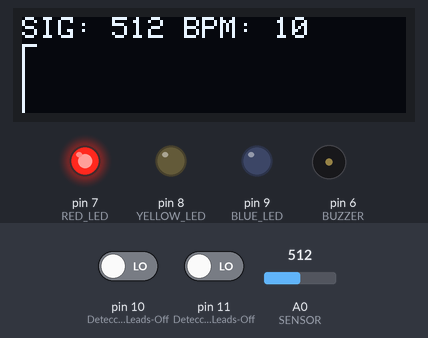
Bench run of a sketch on a simulated Arduino Uno, built with avr-gcc and run on an emulated ATmega328P. Shown: 128×32 one-colour display, output pins drawn as LEDs (lit = HIGH), buzzer (waves = sounding). The test bench sets the inputs (shaded band); at power-on: pin 10 (Detección_Leads-Off) LOW, A0 (SENSOR) = 512, pin 11 (Detección_Leads-Off) LOW. What the sketch prints to the serial monitor is not drawn.

Above: at 1.2 s.
1.3 s: pin 10 (Detección_Leads-Off) driven HIGH
At 2.93 s:
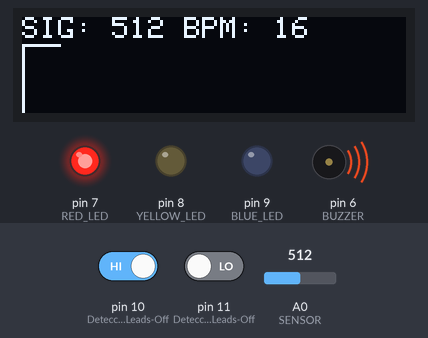
3.5 s: pin 10 (Detección_Leads-Off) driven LOW
At 4.74 s:
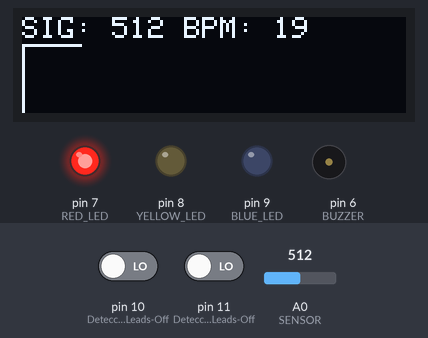
5.8 s: A0 (SENSOR) set to 349
At 6.24 s:
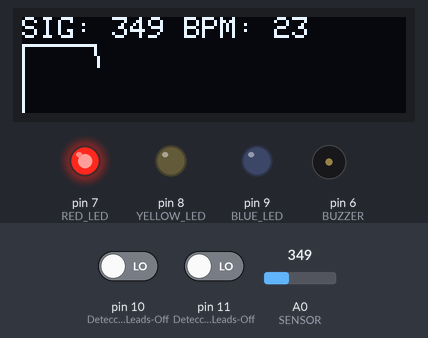
7.5 s: A0 (SENSOR) set to 323
At 7.63 s:
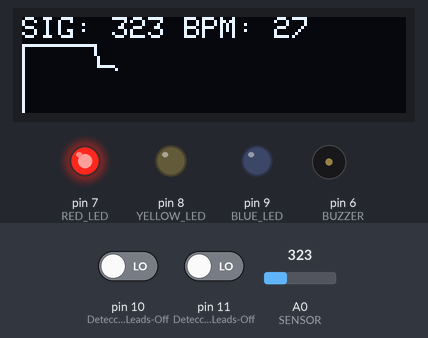
9.0 s: pin 11 (Detección_Leads-Off) driven HIGH
At 18.21 s:
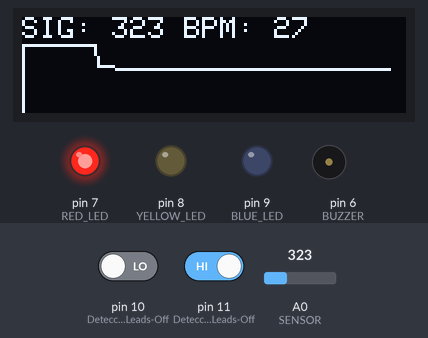
Timing chart, 0 to 19.7 s (numbered marks = the images above; inputs shaded):
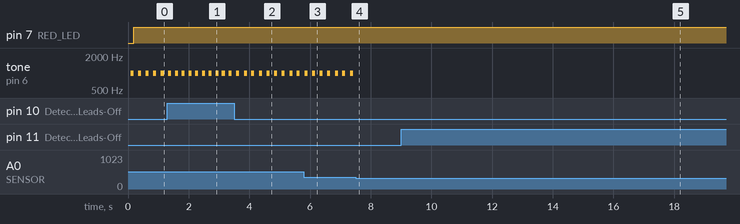

The sketch:

ad8232_oled.ino
```cpp
// Librerias para el Display
// #include <SPI.h>
#include <Wire.h>
#include <Adafruit_GFX.h>
#include <Adafruit_SSD1306.h>

#define SCREEN_WIDTH 128  // Ancho de la pantalla, en pixeles
#define SCREEN_HEIGHT 32  // Alto de la pantalla, en pixeles
#define OLED_RESET -1
#define SCREEN_ADDRESS 0x3C  // 0x3D para 128x64, 0x3C para 128x32
Adafruit_SSD1306 display(SCREEN_WIDTH, SCREEN_HEIGHT, &Wire, OLED_RESET);

#define SENSOR A0  // Pin de lectura del sensor AD8232

#define BUZZER 6
#define RED_LED 7
#define YELLOW_LED 8
#define BLUE_LED 9

int sensorValue;             // Valor del sensor
int mappedValue;             // Valor del sensor limitado entre 0 a 45
int bpm = 0;                 // Pulsaciones por minuto (BPM), un promedio sacado de todos los registros en el arrelo
int threshold = 338;         // Umbral (valor de la señal del sensor donde ocurre el pico R)
bool belowThreshold = true;  // Bandera para indicar si las lecturas no han superado el umbral

long old_beat_time = 0;  // Tiempo previo donde ocurrió el pico
int beatIndex;           // Utilizado para ingresar lecturas de BPM actuales en este indice en el arreglo
int beats[100];          // Arreglo para almacenar resultados de BPM para el cálculo del promedio

int prev_x = 0;   // Valor previo de coordenadas X
int curr_x = 0;   // Valor actual de coordenadas X
int prev_y = 60;  // Valor previo de coordenadas Y
int curr_y = 0;   // Valor actual de coordenadas Y

void setup() {
  //Inicializar comunicación seríal
  Serial.begin(9600);

  // SSD1306_SWITCHCAPVCC = generate display voltage from 3.3V internally
  if (!display.begin(SSD1306_SWITCHCAPVCC, SCREEN_ADDRESS)) {
    Serial.println(F("SSD1306 allocation failed"));
    for (;;)
      ;  // Don't proceed, loop forever
  }
  pinMode(10, INPUT);  // Detección Leads-Off (LO +)
  pinMode(11, INPUT);  // Detección Leads-Off (LO -)
  pinMode(BUZZER, OUTPUT);
  pinMode(RED_LED, OUTPUT);
  pinMode(YELLOW_LED, OUTPUT);
  pinMode(BLUE_LED, OUTPUT);

  display.setTextSize(1);               // Por defecto la letra es de 6x8 px (1), (2) significa 12x16, etc.
  display.setTextColor(SSD1306_WHITE);  // Color de texto
  display.clearDisplay();               // Limpiar la pantalla
}

void loop() {
  if (digitalRead(10) == 1 || digitalRead(11) == 1) {
    Serial.println('!');
  } else {
    sensorValue = analogRead(SENSOR);
    Serial.println(sensorValue);

    display.display();
    display.setCursor(30, 0);
    display.setTextColor(WHITE, BLACK);
    display.print("   ");
    display.display();
    display.setCursor(0, 0);
    display.print("SIG: ");
    display.setCursor(30, 0);
    display.print(sensorValue);
  }

  mappedValue = map(sensorValue, 0, 1024, 0, 45);  // Convertir el valor de la señal [0-1024) hasta el área vertical asignada a la gráfica [0px-45px)

  curr_y = 31 - mappedValue;  // Invertir la gráfica, porque las coordenadas del display comienzan en la esquina superior izquierda

  // Si la posisción actual de la línea (curr_x) se sale de los margenes del display (0-127), resetear estos valores y limpiar la pantalla
  if (curr_x >= 128) {
    curr_x = 0;
    prev_x = 0;
    display.clearDisplay();
  }

  // Dibujar una linea entre los dos puntos (previo [prev] y actual [curr])
  display.drawLine(prev_x, prev_y, curr_x, curr_y, WHITE);
  prev_x = curr_x;  // Establecer la posición previa de x en la posición actual de x
  prev_y = curr_y;  // Establecer la posición previa de y en la posición actual de y
  curr_x++;         // Aumentar la posición actual de x
  display.display();

  // Si la señal del sensor supera el umbral, calcular los BPM
  if (sensorValue > threshold && belowThreshold == true) {
    BPM();
    belowThreshold = false;
  } else {
    belowThreshold = true;
  }

  // Si al señal del sensor supera el umbral, hacer sonar el buzzer
  if (sensorValue > threshold) {
    tone(BUZZER, 1000);
    delay(100);
    noTone(BUZZER);
  } else if (sensorValue <= 0) {  // Si la señal del sensor es 0, hacer sonar el buzzer e iluminar el LED rojo
    tone(BUZZER, 1000);
    digitalWrite(RED_LED, HIGH);
    digitalWrite(YELLOW_LED, LOW);
    digitalWrite(BLUE_LED, LOW);
  }

  // Intervalos para los LEDs
  if (bpm < 50)
  {
    digitalWrite(RED_LED, HIGH);
    digitalWrite(YELLOW_LED, LOW);
    digitalWrite(BLUE_LED, LOW);
  }
  else if (51 <= bpm && bpm <= 70)
  {
    digitalWrite(YELLOW_LED, HIGH);
    digitalWrite(RED_LED, LOW);
    digitalWrite(BLUE_LED, LOW);
  }
  else if (71 <= bpm && bpm <= 90)
  {
    digitalWrite(BLUE_LED, HIGH);
    digitalWrite(RED_LED, LOW);
    digitalWrite(YELLOW_LED, LOW);
  }
  else if (bpm > 90)
  {
    digitalWrite(RED_LED, HIGH);
    digitalWrite(YELLOW_LED, LOW);
    digitalWrite(BLUE_LED, LOW);
  }

  delay(100);
}

void BPM() {
  int current_beat_time = millis();              // Traer el tiempo actual
  int diff = current_beat_time - old_beat_time;  // Encontrar la diferencia de tiempo entre las dos pulsaciones
  float currentBPM = int(60000 / diff);          // Convertir a pulsaciones por minuto (1 m = 60 s = 60000 ms)
  beats[beatIndex] = currentBPM;                 // Almacenar en arreglo para promedio
  float total = 0.0;
  for (int i = 0; i < 100; i++) {
    total += beats[i];
  }
  bpm = int(total / 100);
  old_beat_time = current_beat_time;
  beatIndex = (beatIndex + 1) % 100;  // Modular para que el indice se quede entre 0 y 499

  display.setCursor(54, 0);  // "BPM: " son 5 caracteres, como cada caracter tiene un ancho de 12 px, 5 * 12 = 60, por lo tanto, el valor de los BPM será impreso desde esa posición en x.
  display.print("BPM: ");
  display.setCursor(84, 0);
  display.print(bpm);
  display.display();
}
```

Measured:
- the behaviour switches between 339 and 338 on A0 (SENSOR) (found by bisection; images 3 and 4)
- after the input at 7.5 s, tone on pin 6 (BUZZER): stops changing and stays silent
- by itself, tone on pin 6 (BUZZER): alternates 1000 Hz for 0.10 s and silent for 0.15 s
